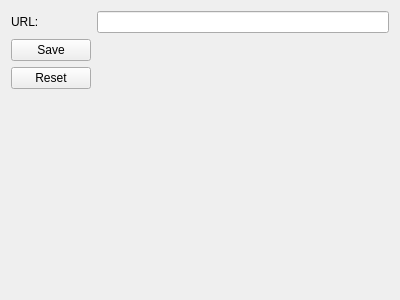
<?xml version="1.0" encoding="UTF-8"?>
<ui version="4.0">
 <class>GlobalSettings</class>
 <widget class="QWidget" name="GlobalSettings">
  <property name="geometry">
   <rect>
    <x>0</x>
    <y>0</y>
    <width>400</width>
    <height>300</height>
   </rect>
  </property>
  <property name="windowTitle">
   <string>Form</string>
  </property>
  <layout class="QFormLayout" name="formLayout">
   <item row="1" column="0">
    <widget class="QLabel" name="urlLabel">
     <property name="text">
      <string>URL:</string>
     </property>
     <property name="buddy">
      <cstring>urlEdit</cstring>
     </property>
    </widget>
   </item>
   <item row="1" column="1">
    <widget class="QLineEdit" name="urlEdit"/>
   </item>
   <item row="2" column="0">
    <widget class="QPushButton" name="saveButton">
     <property name="text">
      <string>Save</string>
     </property>
    </widget>
   </item>
   <item row="3" column="0">
    <widget class="QPushButton" name="resetButton">
     <property name="text">
      <string>Reset</string>
     </property>
    </widget>
   </item>
  </layout>
 </widget>
 <resources/>
 <connections/>
</ui>
